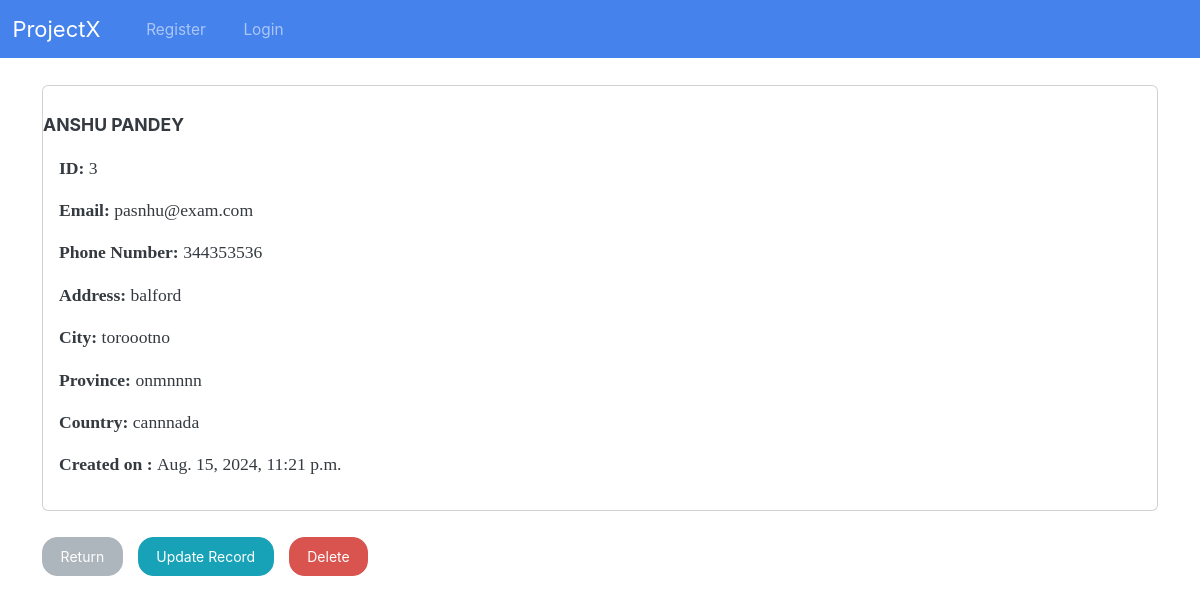
Screenshot of /viewrecord/3 with the database file from the repository.
### webapp/models.py (models this page shows, shortened)
class Record(models.Model):
    creation_date = models.DateTimeField(auto_now_add=True)
    first_name = models.CharField(max_length =100)
    last_name = models.CharField(max_length=100)
    email = models.CharField(max_length=255)
    phone = models.CharField(max_length=20)
    address = models.CharField(max_length=300)
    city = models.CharField(max_length=255)
    province = models.CharField(max_length=255)
    country = models.CharField(max_length=255)

### webapp/views.py (the view)
# urls.py: path('viewrecord/<int:pk>', views.view_record, name='viewrecord'),
def view_record(request,pk):
    all_record = Record.objects.get(id=pk)
    context = {'record' : all_record}
    return render(request, 'webapp/view-record.html', context=context)

### webapp/templates/webapp/view-record.html (shortened to what this page needs)
{% extends 'webapp/base.html'%}
{%block content%}
<div class="card">
    <strong>
        <br>
    {{record.first_name|upper}}
    {{record.last_name|upper}}
    </strong>
    <div class="card-body">
        <p> <strong> ID: </strong>  {{record.id}} </p>
        <p> <strong> Email: </strong> {{record.email}}</p>
        <p> <strong> Phone Number: </strong> {{record.phone}}</p>
        <p> <strong> Address: </strong> {{record.address}}</p>
        <p> <strong> City: </strong> {{record.city}}</p>
        <p> <strong> Province: </strong>{{record.province}}</p>
        <p> <strong> Country: </strong>{{record.country}}</p>
        <p> <strong> Created on : </strong>{{record.creation_date}}</p>
    </div>
</div>
<br>
<a href="{%url 'dashboard'%}" class ="btn btn-secondary"> Return </a>
<a href="{%url 'updaterecord' record.id%}" class ="btn btn-info"> Update Record </a>
<a href="{%url 'deleterecord' record.id %}" class ="btn btn-danger"> Delete</a>
{% endblock %}

### rows the page displays
Record: first_name "ANSHU", last_name "PANDEY", id "3", email "pasnhu@exam.com", phone "344353536", address "balford", city "toroootno", province "onmnnnn", country "cannnada", creation_date "Aug. 15, 2024, 11:21 p.m."
